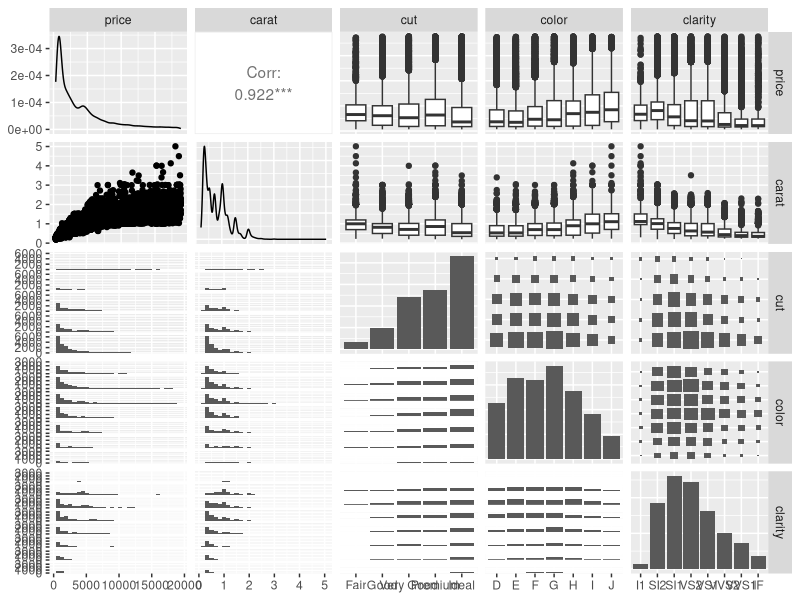

Source code (R):
## ---- chunk 1
knitr::opts_chunk$set(echo = FALSE)
## ---- chunk 2
library(tidyverse)
library(GGally)
## ---- chunk 3
data(diamonds)
head(diamonds)
## ---- chunk 4

diamonds %>% select(price, carat:clarity) -> diamonds
## ---- chunk 5
ggpairs(diamonds)
## ---- chunk 6
knitr::include_url("https://sztomczyk86.shinyapps.io/data_products_final_v2_ST/")

